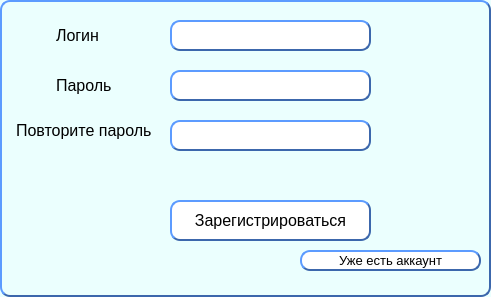
<?xml version="1.0" encoding="UTF-8"?>
<ui version="4.0">
 <class>SignUp</class>
 <widget class="QDialog" name="SignUp">
  <property name="geometry">
   <rect>
    <x>0</x>
    <y>0</y>
    <width>491</width>
    <height>297</height>
   </rect>
  </property>
  <property name="windowTitle">
   <string>Регистрация</string>
  </property>
  <property name="windowIcon">
   <iconset resource="res.qrc">
    <normaloff>:/images/dove2.png</normaloff>:/images/dove2.png</iconset>
  </property>
  <property name="styleSheet">
   <string notr="true"> border-style: outset;
     border-width: 2px;
border-color: rgb(60, 103, 172);
border-radius: 10px;
background-color: rgb(235, 255, 254);</string>
  </property>
  <property name="modal">
   <bool>true</bool>
  </property>
  <widget class="QLineEdit" name="lineEdit">
   <property name="geometry">
    <rect>
     <x>170</x>
     <y>20</y>
     <width>201</width>
     <height>31</height>
    </rect>
   </property>
   <property name="styleSheet">
    <string notr="true">background-color: rgb(255, 255, 255);</string>
   </property>
  </widget>
  <widget class="QPushButton" name="pushButton">
   <property name="geometry">
    <rect>
     <x>170</x>
     <y>200</y>
     <width>201</width>
     <height>41</height>
    </rect>
   </property>
   <property name="font">
    <font>
     <pointsize>12</pointsize>
    </font>
   </property>
   <property name="styleSheet">
    <string notr="true">background-color: rgb(255, 255, 255);</string>
   </property>
   <property name="text">
    <string>Зарегистрироваться</string>
   </property>
  </widget>
  <widget class="QPushButton" name="pushButton_2">
   <property name="geometry">
    <rect>
     <x>300</x>
     <y>250</y>
     <width>181</width>
     <height>21</height>
    </rect>
   </property>
   <property name="font">
    <font>
     <pointsize>10</pointsize>
    </font>
   </property>
   <property name="styleSheet">
    <string notr="true">background-color: rgb(255, 255, 255);</string>
   </property>
   <property name="text">
    <string>Уже есть аккаунт</string>
   </property>
  </widget>
  <widget class="QLabel" name="label">
   <property name="geometry">
    <rect>
     <x>50</x>
     <y>20</y>
     <width>71</width>
     <height>31</height>
    </rect>
   </property>
   <property name="font">
    <font>
     <pointsize>12</pointsize>
    </font>
   </property>
   <property name="styleSheet">
    <string notr="true"> border-style: non;</string>
   </property>
   <property name="text">
    <string>Логин</string>
   </property>
  </widget>
  <widget class="QLabel" name="label_2">
   <property name="geometry">
    <rect>
     <x>170</x>
     <y>170</y>
     <width>141</width>
     <height>16</height>
    </rect>
   </property>
   <property name="styleSheet">
    <string notr="true"> border-style: non;</string>
   </property>
   <property name="text">
    <string/>
   </property>
  </widget>
  <widget class="QLineEdit" name="lineEdit_2">
   <property name="geometry">
    <rect>
     <x>170</x>
     <y>70</y>
     <width>201</width>
     <height>31</height>
    </rect>
   </property>
   <property name="styleSheet">
    <string notr="true">background-color: rgb(255, 255, 255);</string>
   </property>
  </widget>
  <widget class="QLineEdit" name="lineEdit_3">
   <property name="geometry">
    <rect>
     <x>170</x>
     <y>120</y>
     <width>201</width>
     <height>31</height>
    </rect>
   </property>
   <property name="styleSheet">
    <string notr="true">background-color: rgb(255, 255, 255);</string>
   </property>
  </widget>
  <widget class="QLabel" name="label_3">
   <property name="geometry">
    <rect>
     <x>50</x>
     <y>70</y>
     <width>71</width>
     <height>31</height>
    </rect>
   </property>
   <property name="font">
    <font>
     <pointsize>12</pointsize>
    </font>
   </property>
   <property name="styleSheet">
    <string notr="true"> border-style: non;</string>
   </property>
   <property name="text">
    <string>Пароль</string>
   </property>
  </widget>
  <widget class="QLabel" name="label_4">
   <property name="geometry">
    <rect>
     <x>10</x>
     <y>110</y>
     <width>151</width>
     <height>41</height>
    </rect>
   </property>
   <property name="font">
    <font>
     <pointsize>12</pointsize>
    </font>
   </property>
   <property name="styleSheet">
    <string notr="true"> border-style: non;</string>
   </property>
   <property name="text">
    <string>Повторите пароль</string>
   </property>
  </widget>
 </widget>
 <resources>
  <include location="res.qrc"/>
 </resources>
 <connections/>
</ui>
